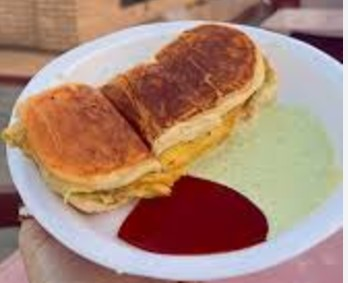
#> input picture 123.jpg, 348 x 283 px
$ python test.py
#> lines starting #> are read from the running program, lines starting #| are printed output that depends on the picture
### Imagesdk/resize.py
from PIL import Image

def resize_image(input_path, output_path, width, height):
#> called with input_path = '123.jpg', output_path = 'output.jpg', width = 800, height = 600
    image = Image.open(input_path)
#> image is the input picture: PIL image 348x283 RGB; mean R, G, B 170.1, 135, 118.3
    resized_image = image.resize((width, height))
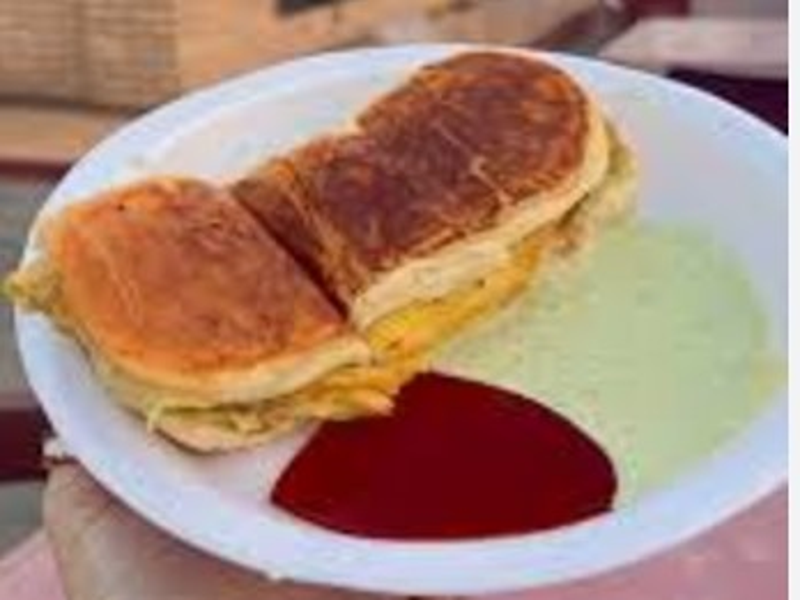
#> resized_image: PIL image 800x600 RGB; mean R, G, B 170.1, 135, 118.3
    resized_image.save(output_path)

### test.py
from Imagesdk.resize import resize_image
resize_image("123.jpg", "output.jpg", 800, 600)
